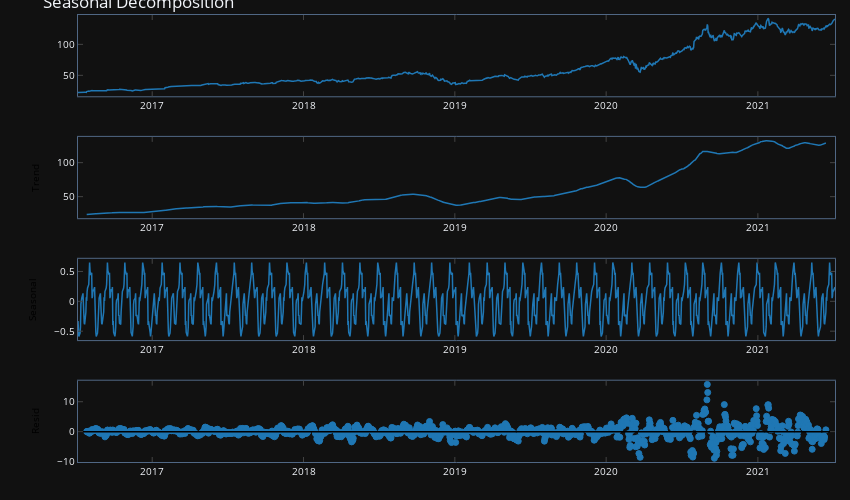

This figure's notebook cell:
### Code cell
import plotly

seasonal_decomposition = seasonal_decompose(data[["Adj Close"]], model = 'additive', period=30)
seasonal_decomposition_fig = seasonal_decomposition.plot()
seasonal_decomposition_fig = plotly.tools.mpl_to_plotly(seasonal_decomposition_fig)
seasonal_decomposition_fig.update_layout(width = 850, height = 500, title = 'Seasonal Decomposition')

### Figure 1 — Plotly figure (JSON) as saved in the notebook; plotly's stock layout.template omitted (floating-point values rounded to 4 significant figures; data arrays with more than 128 entries replaced by an {"elided": "..."} marker saying what was removed)
{"data": [{"line": {"color": "rgba (31, 119, 180, 1)", "dash": "solid", "width": 1.5}, "mode": "lines", "name": "_child0", "x": {"elided": "1259 str values"}, "xaxis": "x", "y": {"elided": "1259 float values"}, "yaxis": "y", "type": "scatter"}, {"line": {"color": "rgba (31, 119, 180, 1)", "dash": "solid", "width": 1.5}, "mode": "lines", "name": "_child0", "x": {"elided": "1259 str values"}, "xaxis": "x2", "y": {"elided": "1259 float values"}, "yaxis": "y2", "type": "scatter"}, {"line": {"color": "rgba (31, 119, 180, 1)", "dash": "solid", "width": 1.5}, "mode": "lines", "name": "_child0", "x": {"elided": "1259 str values"}, "xaxis": "x3", "y": {"elided": "1259 float values"}, "yaxis": "y3", "type": "scatter"}, {"marker": {"color": "#1F77B4", "line": {"color": "#1F77B4", "width": 1.0}, "opacity": 1, "size": 6.0, "symbol": "circle"}, "mode": "markers", "name": "_child0", "x": {"elided": "1259 str values"}, "xaxis": "x4", "y": {"elided": "1259 float values"}, "yaxis": "y4", "type": "scatter"}, {"line": {"color": "rgba (0, 0, 0, 1)", "dash": "solid", "width": 1.5}, "mode": "lines", "name": "_child1", "x": ["2016-07-06 00:00:00", "2021-07-06 00:00:00"], "xaxis": "x4", "y": [0.0, 0.0], "yaxis": "y4", "type": "scatter"}], "layout": {"autosize": false, "height": 500, "hovermode": "closest", "width": 850, "margin": {"b": 38, "l": 78, "pad": 0, "r": 15, "t": 15}, "xaxis": {"anchor": "y", "domain": [0.0, 1.0], "mirror": "ticks", "nticks": 6, "range": ["2016-07-06 00:00:00", "2021-07-06 00:00:00"], "showgrid": false, "showline": true, "side": "bottom", "tickfont": {"size": 10.0}, "ticks": "inside", "type": "date", "zeroline": false}, "yaxis": {"anchor": "x", "domain": [0.8181, 1.0], "mirror": "ticks", "nticks": 4, "range": [16.15, 147.4], "showgrid": false, "showline": true, "side": "left", "tickfont": {"size": 10.0}, "ticks": "inside", "type": "linear", "zeroline": false}, "xaxis2": {"anchor": "y2", "domain": [0.0, 1.0], "mirror": "ticks", "nticks": 6, "range": ["2016-07-06 00:00:00", "2021-07-06 00:00:00"], "showgrid": false, "showline": true, "side": "bottom", "tickfont": {"size": 10.0}, "ticks": "inside", "type": "date", "zeroline": false}, "yaxis2": {"anchor": "x2", "domain": [0.5454, 0.7273], "mirror": "ticks", "nticks": 4, "range": [18.36, 137.9], "showgrid": false, "showline": true, "side": "left", "tickfont": {"size": 10.0}, "ticks": "inside", "type": "linear", "zeroline": false, "title": {"text": "Trend", "font": {"color": "#000000", "size": 10.0}}}, "xaxis3": {"anchor": "y3", "domain": [0.0, 1.0], "mirror": "ticks", "nticks": 6, "range": ["2016-07-06 00:00:00", "2021-07-06 00:00:00"], "showgrid": false, "showline": true, "side": "bottom", "tickfont": {"size": 10.0}, "ticks": "inside", "type": "date", "zeroline": false}, "yaxis3": {"anchor": "x3", "domain": [0.2727, 0.4546], "mirror": "ticks", "nticks": 5, "range": [-0.6494, 0.7123], "showgrid": false, "showline": true, "side": "left", "tickfont": {"size": 10.0}, "ticks": "inside", "type": "linear", "zeroline": false, "title": {"text": "Seasonal", "font": {"color": "#000000", "size": 10.0}}}, "xaxis4": {"anchor": "y4", "domain": [0.0, 1.0], "mirror": "ticks", "nticks": 6, "range": ["2016-07-06 00:00:00", "2021-07-06 00:00:00"], "showgrid": false, "showline": true, "side": "bottom", "tickfont": {"size": 10.0}, "ticks": "inside", "type": "date", "zeroline": false}, "yaxis4": {"anchor": "x4", "domain": [0.0, 0.1819], "mirror": "ticks", "nticks": 5, "range": [-10.09, 17.0], "showgrid": false, "showline": true, "side": "left", "tickfont": {"size": 10.0}, "ticks": "inside", "type": "linear", "zeroline": false, "title": {"text": "Resid", "font": {"color": "#000000", "size": 10.0}}}, "showlegend": false, "title": {"text": "Seasonal Decomposition"}}}
